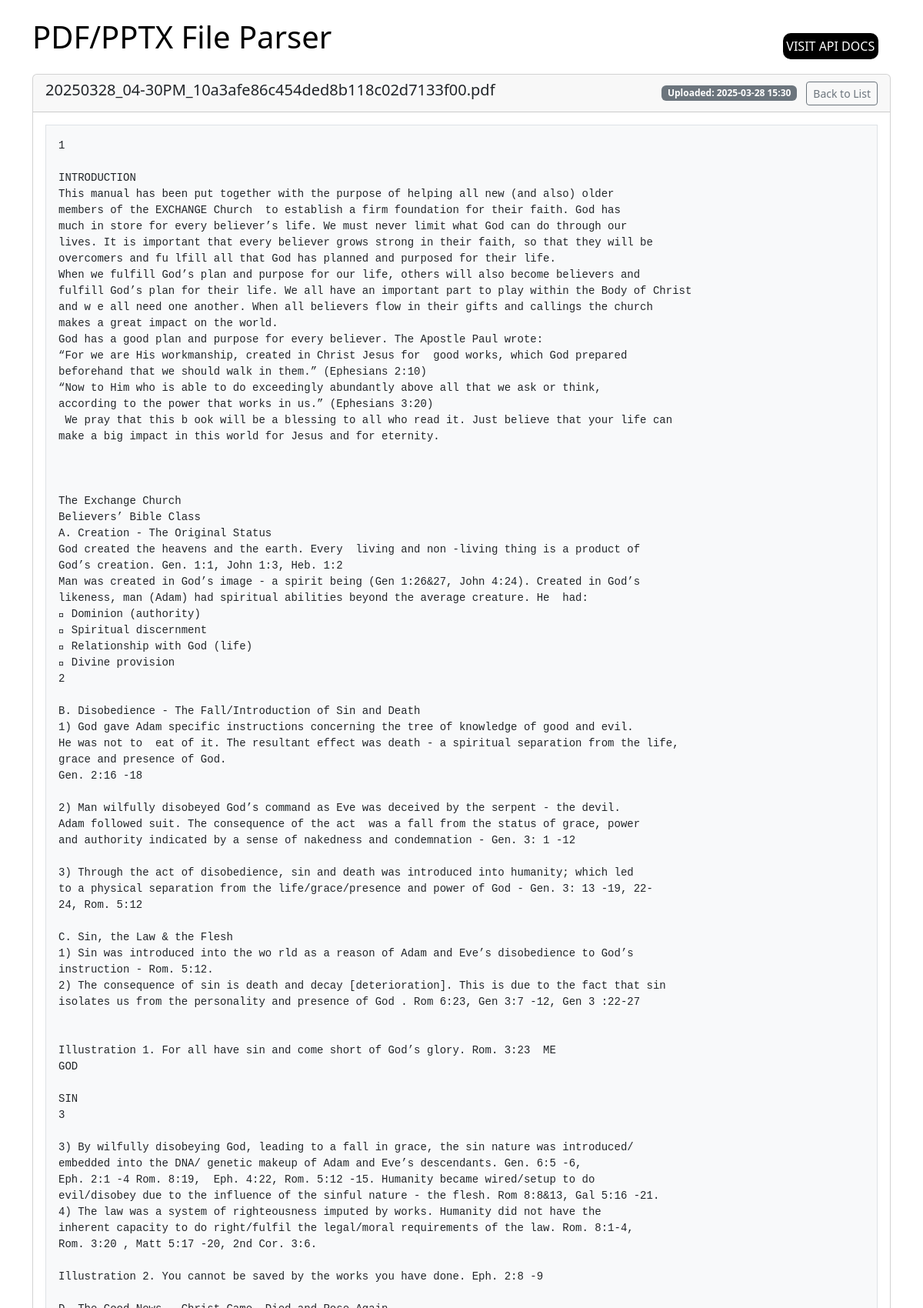
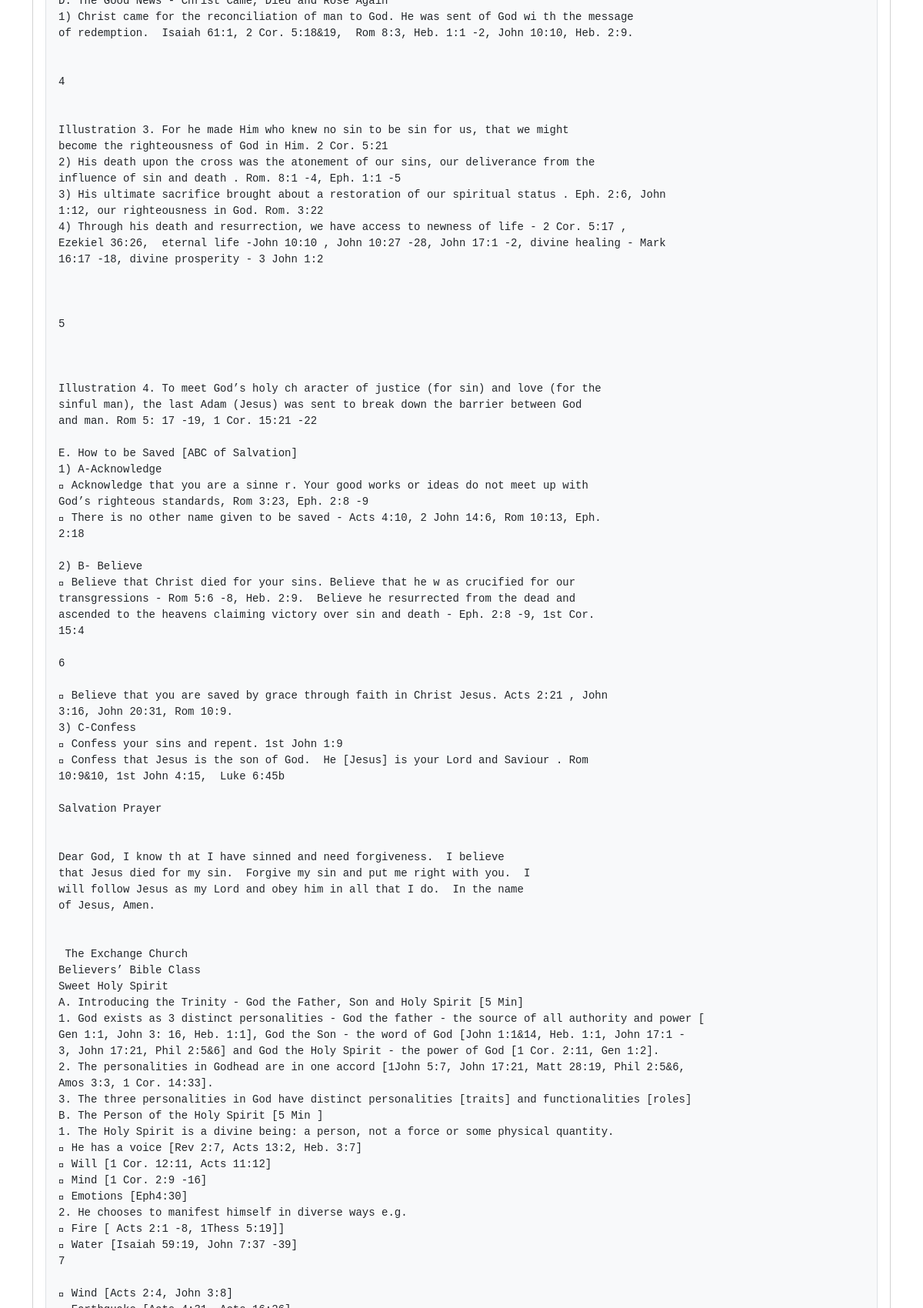
Screenshot of /files/1 (upper part) with the database file from the repository (2 pictures, top to bottom).
### web/models.py (models this page shows)
class FileUploaded(db.Model):
    id = db.Column(db.Integer, primary_key=True)
    filename = db.Column(db.String(200), nullable=False)
    file_type = db.Column(db.String(20), nullable=False)
    upload_date = db.Column(db.DateTime, default=datetime.utcnow)

### web/routes.py (the view)
@web_bp.route('/files/<int:file_id>')
def view_file(file_id):
    file_data = ParsedData.query.filter_by(file_id=file_id).first()
    if not file_data:
        flash('File not found', 'error')
        return redirect(url_for('web.list_files'))
    original_file = FileUploaded.query.get(file_id)
    return render_template("file_detail.html",
                         content=file_data.content,
                         filename=original_file.filename,
                         upload_date=original_file.upload_date)

### templates/file_detail.html
{% extends "base.html" %}
{% block content %}
<div class="card">
    <div class="card-header d-flex justify-content-between align-items-center">
        <h5>{{ filename }}</h5>
        <div>
            <span class="badge bg-secondary me-2">
                Uploaded: {{ upload_date.strftime('%Y-%m-%d %H:%M') }}
            </span>
            <a href="{{ url_for('web.list_files') }}" class="btn btn-sm btn-outline-secondary">Back to List</a>
        </div>
    </div>
    <div class="card-body">
        <div class="border p-3 bg-light">
            <pre>{{ content }}</pre>
        </div>
    </div>
</div>
{% endblock %}

### rows the page displays
FileUploaded: filename "20250328_04-30PM_10a3afe86c454ded8b118c02d7133f00.pdf", strftime "2025-03-28 15:30"
